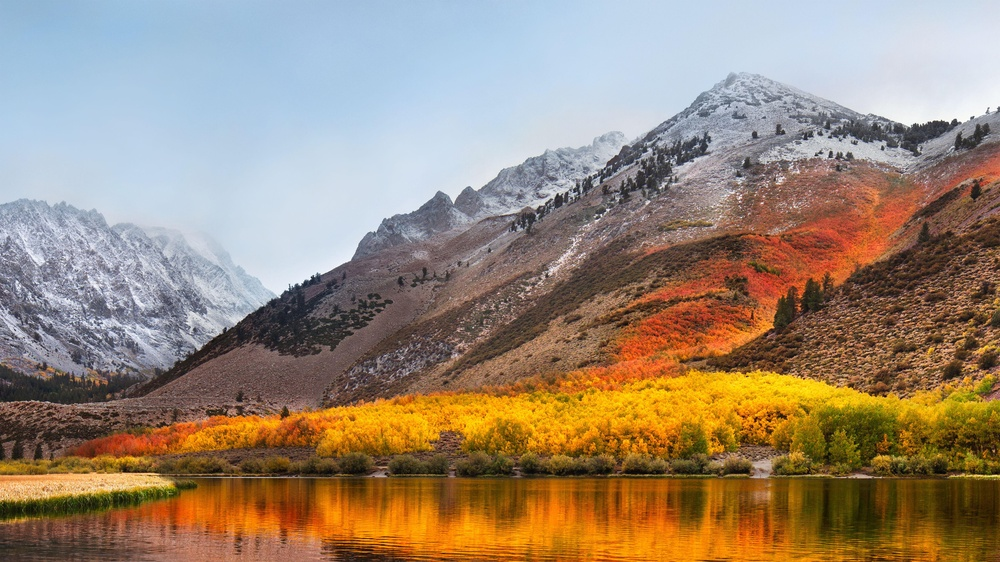
#> input picture image.jpg, 1000 x 562 px, shrunk from 5120 x 2880 before the run
$ jupyter execute Exp2_a.ipynb
#> lines starting #> are read from the running program, lines starting #| are printed output that depends on the picture
Write a program to implement image enhancement using histogram equalization. The output should containthe histograms of the original image and the enhanced image.

[cell 1]
import cv2
import matplotlib.pyplot as plt
import numpy as np

img = cv2.imread("image.jpg")
#> img is the input picture: shape (562, 1000, 3); mean B, G, R 116.4, 135.9, 155.1
gray = cv2.cvtColor(img, cv2.COLOR_BGR2GRAY)
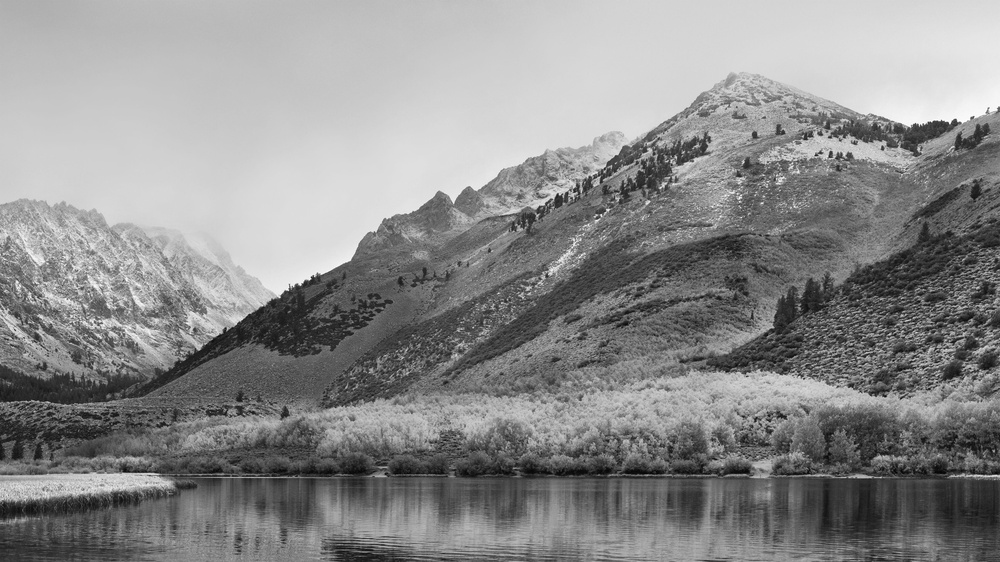
#> gray: shape (562, 1000); min 2, max 255, mean 139.4
equ = cv2.equalizeHist(gray)
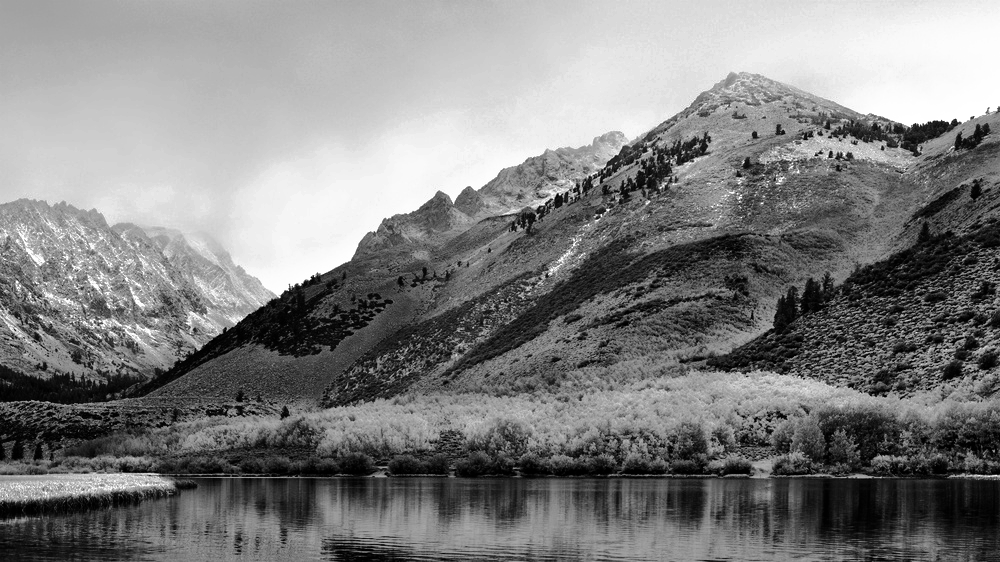
#> equ: shape (562, 1000); min 0, max 255, mean 128.3

plt.figure(figsize=(12,6))

plt.subplot(2, 3, 1)
plt.imshow(cv2.cvtColor(img, cv2.COLOR_BGR2RGB))
plt.title("Colour Image")

plt.subplot(2, 3, 2)
plt.imshow(gray, cmap='gray')
plt.title("Grayscale Image")

plt.subplot(2, 3, 3)
plt.imshow(equ, cmap='gray')
plt.title("Equalized Image")

plt.subplot(2, 3, 5)
plt.hist(gray.ravel(), 256, [0, 256])
plt.title("Grayscale Image Histogram")

plt.subplot(2, 3, 6)
plt.hist(equ.ravel(), 256, [0, 256])
plt.title("Equalized Image Histogram")

plt.tight_layout()
plt.show()
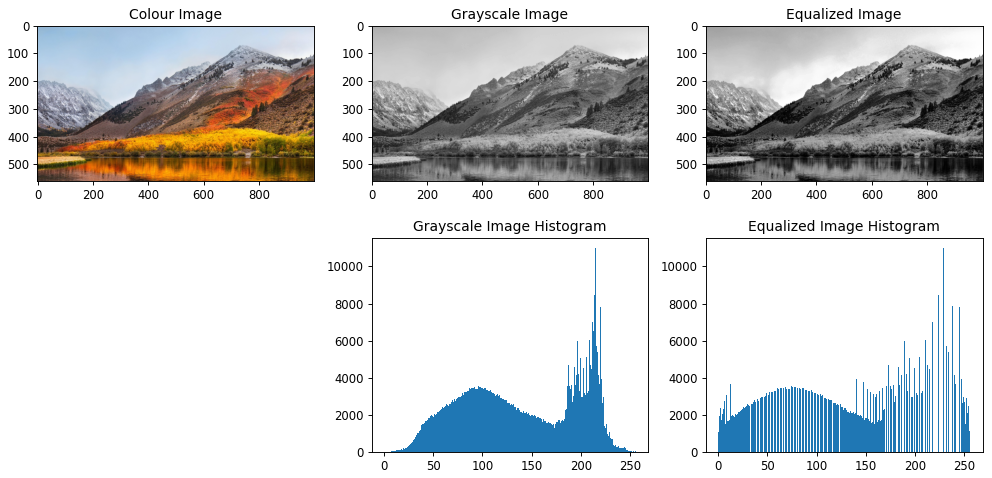
#> figure drawn by matplotlib, 5 panels; panel 4: tallest bar 10995 high, from x = 214 to 215; panel 5: tallest bar 10995 high, from x = 229 to 230

[cell 2]
plt.figure(figsize=(12, 8))
res = np.hstack((gray, equ))
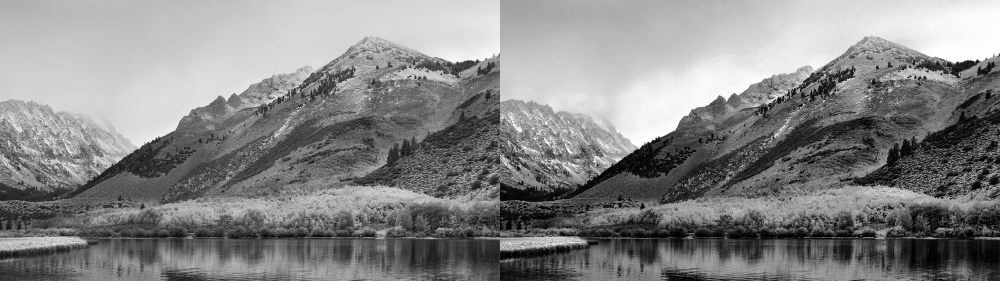
#> res: shape (562, 2000) (shown at 1/2 size); min 0, max 255, mean 133.8
plt.imshow(res, cmap='gray')
plt.title("Grayscale And Equalised Images")
plt.tight_layout()
plt.show()
